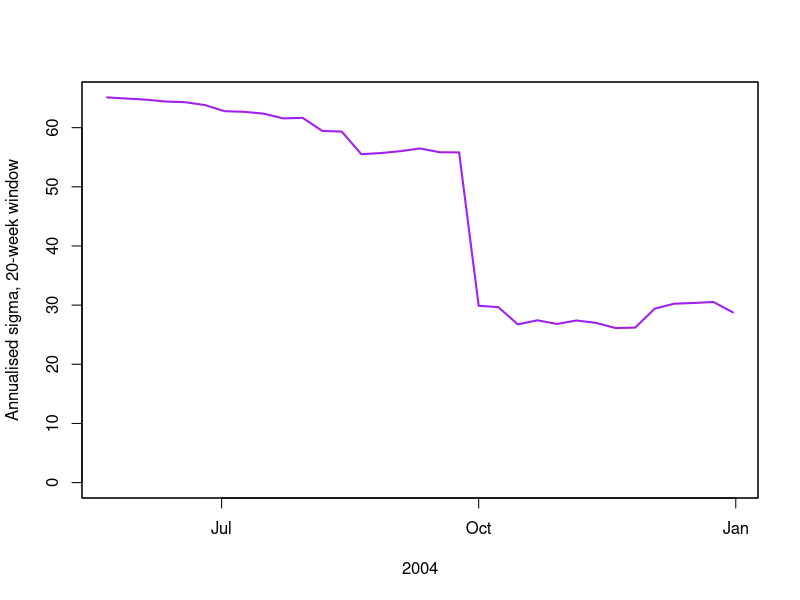

This figure's R source:
# 1. 如果需要对时间序列数据进行时间窗处理, 记得有rollapply函数可以用
library(zoo)
p <- structure(c(1946.05, 1971.9, 1900.65, 1847.55, 1809.75, 1833.65, 1913.6, 1852.65, 1800.3, 1867.7, 1812.2, 1725.1, 1747.5, 1841.1, 1853.55, 1868.95, 1892.45, 1796.1, 1804.45, 1582.4, 1560.2, 1508.75, 1521.1, 1508.45, 1491.2, 1488.5, 1537.5, 1553.2, 1558.8, 1601.6, 1632.3, 1633.4, 1607.2, 1590.35, 1609, 1634.1, 1668.75, 1733.65, 1722.5, 1775.15, 1820.2, 1795, 1779.75, 1786.9, 1852.3, 1872.95, 1872.35, 1901.05, 1996.2, 1969, 2012.1, 2062.7, 2080.5), index = structure(c(12419, 12426, 12433, 12440, 12447, 12454, 12461, 12468, 12475, 12482, 12489, 12496, 12503, 12510, 12517, 12524, 12531, 12538, 12545, 12552, 12559, 12566, 12573, 12580, 12587, 12594, 12601, 12608, 12615, 12622, 12629, 12636, 12643, 12650, 12657, 12664, 12671, 12678, 12685, 12692, 12699, 12706, 12713, 12720, 12727, 12734, 12741, 12748, 12755, 12762, 12769, 12776, 12783), class = "Date"), frequency = 0.142857142857143, class = c("zooreg", "zoo"))
r <- 100*diff(log(p))
head(r)
summary(r)
sd(r)

# 对序列数据的时间窗处理
# rollapply是非常方便做序列数据统计量的方法
# rollapply最主要有三个参数:
#   (1) 序列数据
#   (2) 时间窗大小
#   (3) 统计量(mean或sd这样的统计量)
vol <- sqrt(250) * rollapply(r, 20, sd, align = "right")
plot(vol, type="l", ylim=c(0,max(vol,na.rm=TRUE)),
     lwd=2, col="purple", xlab="2004",
     ylab=paste("Annualised sigma, 20-week window"))